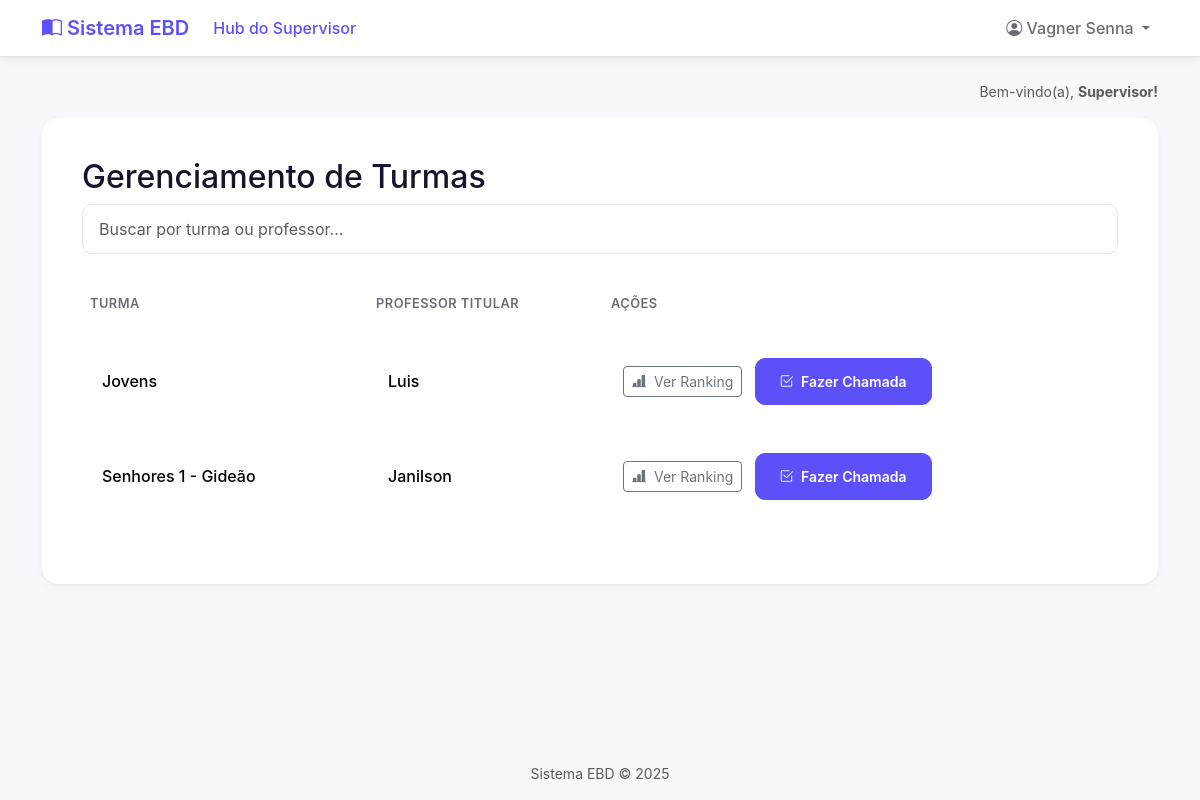
The app's page /relatorios/gerenciamento-turmas/ (signed in), older data.
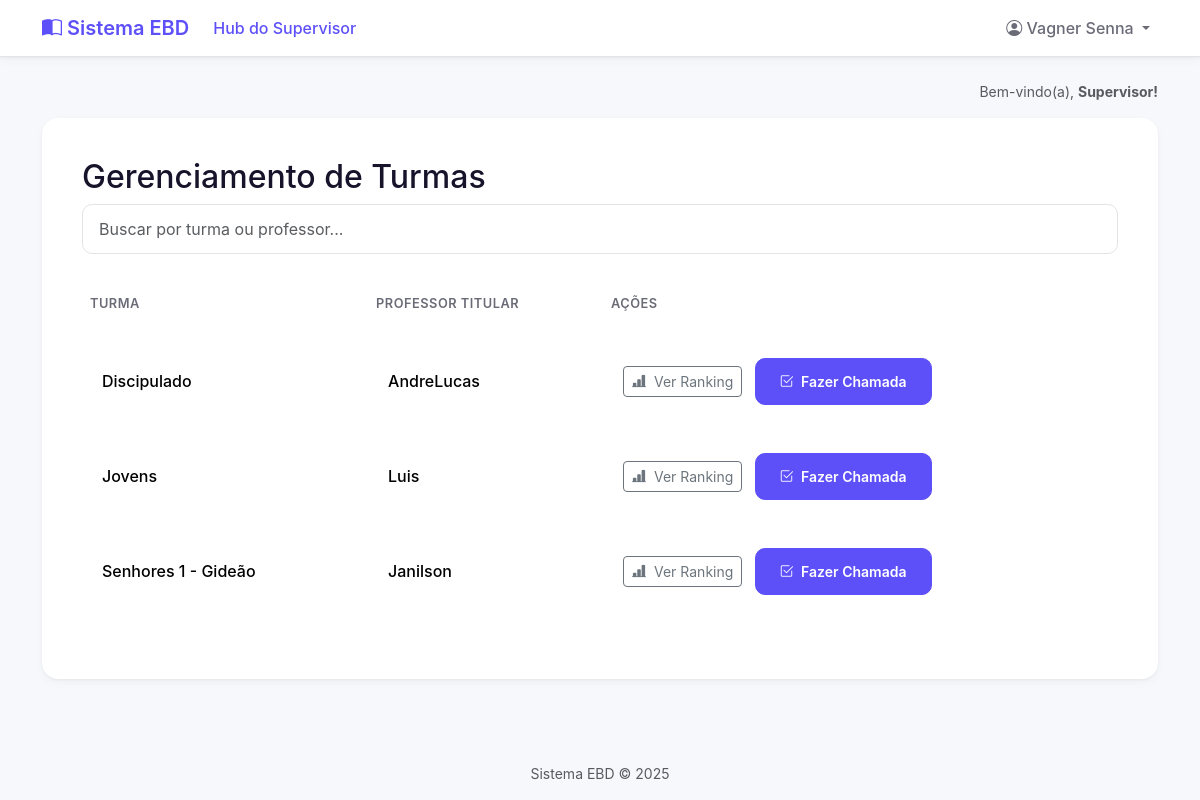
The same page, newer data.
### core/models.py (models this page shows, shortened)
class Turma(models.Model):
    nome = models.CharField(max_length=100, unique=True)
    professor = models.ForeignKey(
        User,
        on_delete=models.SET_NULL,
        null=True,
        blank=True,
        related_name='turmas_lecionadas'
    )

### core/views.py (the view)
# urls.py: path('relatorios/gerenciamento-turmas/', views.gerenciamento_turmas, name='gerenciamento_turmas'),
@login_required
def gerenciamento_turmas(request):
    permissores = permissoes_context(request)
    if not permissores['is_supervisor']:
        return HttpResponseForbidden("<h1>Acesso Negado</h1><p>Apenas supervisores podem ver este relatório.</p>")
    lista_todas_turmas = Turma.objects.select_related('professor').all().order_by('nome')
    contexto = {'lista_todas_turmas': lista_todas_turmas}
    return render(request, 'gerenciamento_turmas.html', contexto)

### core/context_processors.py (called while the page is built)
def permissoes_context(request):
    is_professor = False
    is_aluno = False
    is_supervisor = False
    aluno = None
    if request.user.is_authenticated:
        is_supervisor = request.user.groups.filter(name='Supervisores').exists()
        is_professor = request.user.groups.filter(name='Professores').exists()
        try:
            aluno = request.user.aluno
            is_aluno = True
        except:
            is_aluno = False
    return {
        'is_supervisor': is_supervisor,
        'is_professor': is_professor,
        'is_aluno': is_aluno,
        'aluno_global': aluno,
    }

### templates/gerenciamento_turmas.html (shortened to what this page needs)
{% extends 'base.html' %}
{% block content %}
    <h2>Gerenciamento de Turmas</h2>
    <input type="text" id="searchInput" onkeyup="filterTable('searchInput', 'searchableTable')" placeholder="Buscar por turma ou professor..." class="form-control search-box mb-4">
    <table class="table table-hover align-middle" id="searchableTable">
        <thead> <tr> <th>Turma</th> <th>Professor Titular</th> <th>Ações</th> </tr> </thead>
        <tbody>
            {% for turma in lista_todas_turmas %}
            <tr>
                <td>{{ turma.nome }}</td>
                <td>{{ turma.professor.username|default:"Sem professor" }}</td>
            <td style="min-width: 270px;"> <a href="{% url 'detalhes_turma' turma.id %}" class="btn btn-outline-secondary btn-sm me-2">
                    <i class="bi bi-bar-chart-line-fill me-1"></i>
                    Ver Ranking
                </a>
                <a href="{% url 'pagina_chamada' turma.id %}" class="btn btn-primary btn-sm">
                    <i class="bi bi-check2-square me-1"></i>
                    Fazer Chamada
                </a>
            </td>
        </tr>
        {% endfor %}
        </tbody>
    </table>
{% endblock %}

Row changes from the older to the newer data that the page shows:
added Turma: nome "Discipulado", professor.username "AndreLucas"
